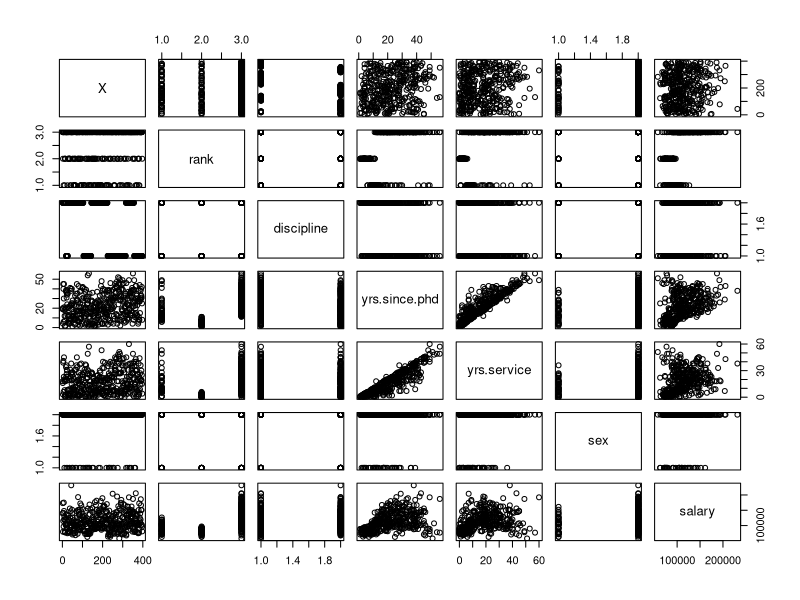
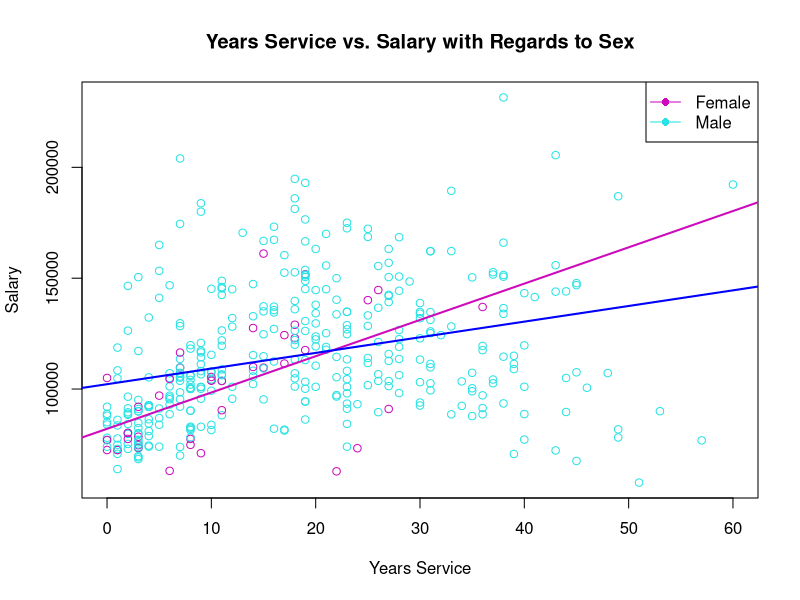
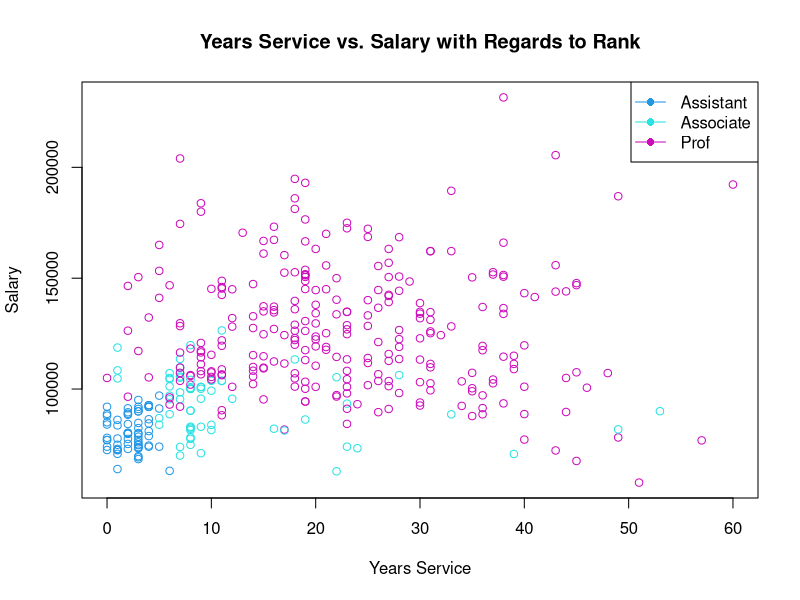
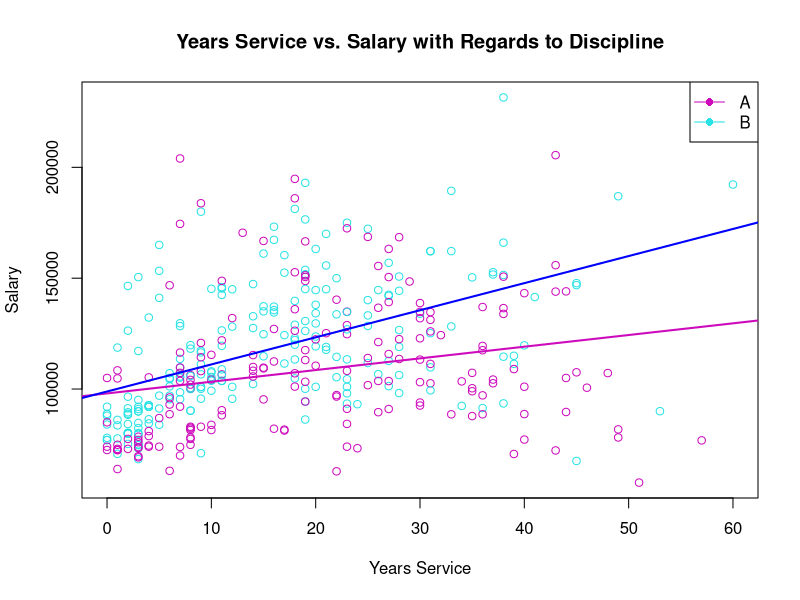
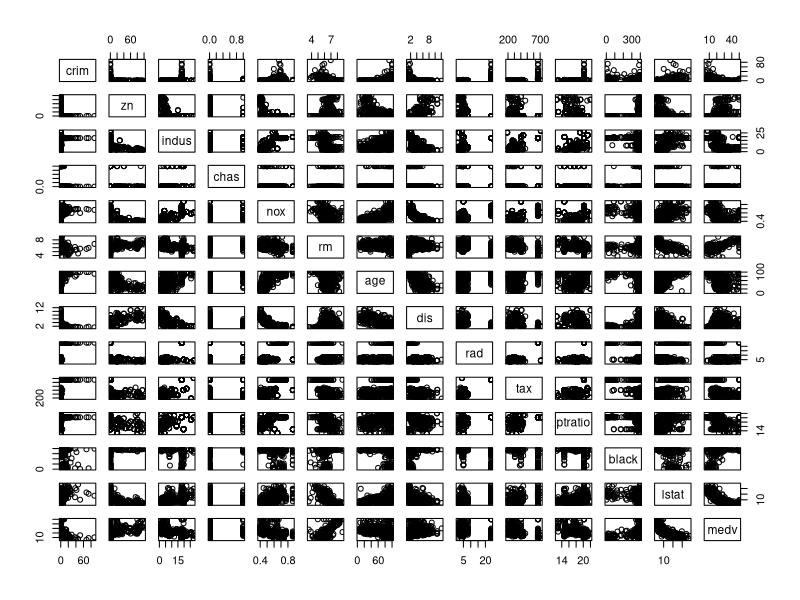
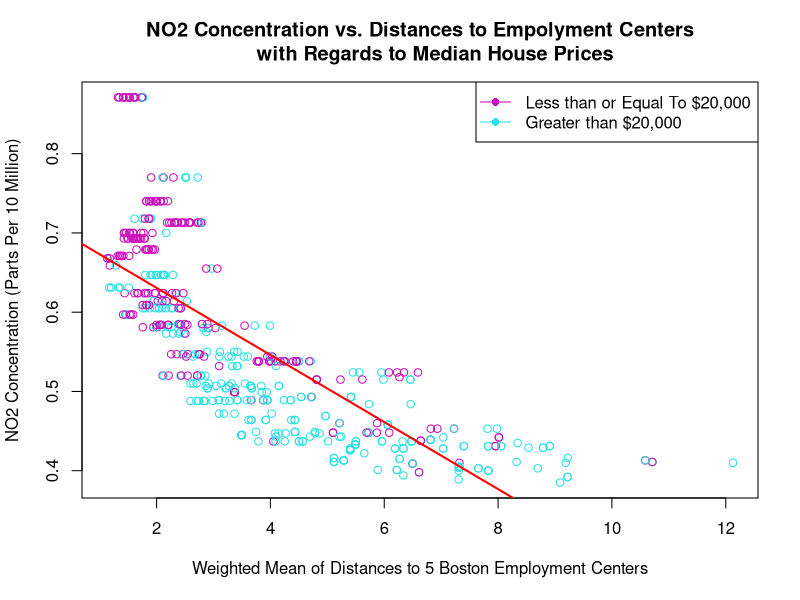
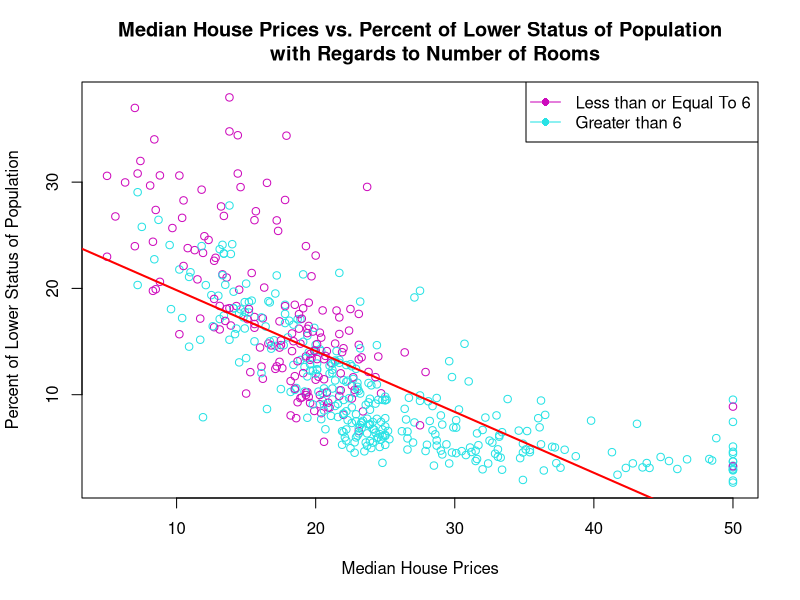
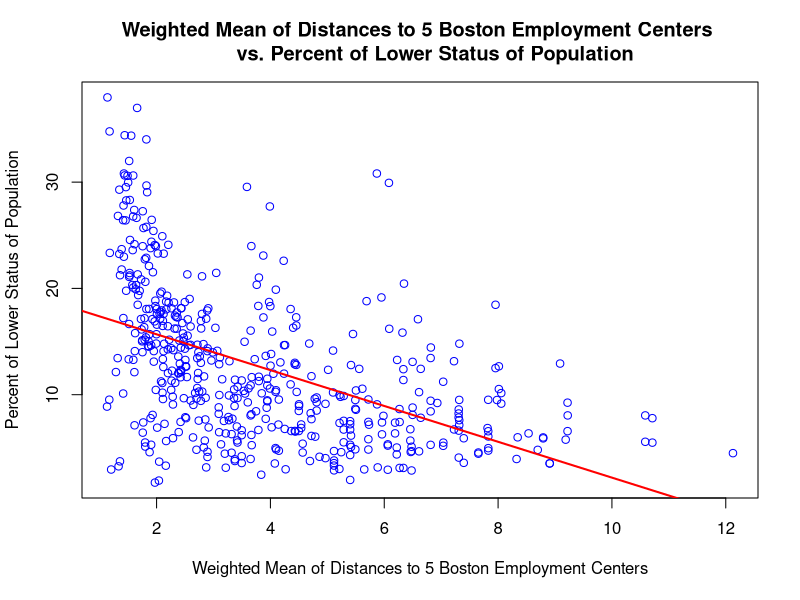

Write the R code that produced these figures, in order.
# Problem 1

money.data <- read.csv("Salaries.csv")
money.data
head(money.data)
summary(money.data)
plot(money.data)

# 1) Do men and women make a discernable difference overall in their salaries as
# their time as a professor progresses?
plot(money.data$yrs.service, money.data$salary, col=5 + (money.data$sex=="Female"),
     xlab="Years Service", 
     ylab="Salary",
     main="Years Service vs. Salary with Regards to Sex")
# Add a legend
legend("topright", lty=1, col=c(6,5), pch=c(16, 16), legend=c("Female", "Male"))
# Add trend line for women
abline(lm(salary~yrs.service, data=subset(money.data, sex=="Female")), col=6, lwd=2)
# Add trend line for men
abline(lm(salary~yrs.service, data=subset(money.data, sex=="Male")), col="blue", lwd=2)


# 2) Relative to salary, what are typical times in terms of years of service for each rank?

# Function to determine a numeric marker for rank
rank_marker <- function(rank) {
  r <- rank
  rmark = 0
  if(r == "Prof") {
    rmark = 2
  }
  else if(r == "AssocProf") {
    rmark = 1
  }
  rmark
}

# Add a numeric marker column for rank
money.data["rmark"] = sapply(money.data$rank, rank_marker)

plot(money.data$yrs.service, money.data$salary, col=4 + (money.data$rmark),
     xlab="Years Service", 
     ylab="Salary",
     main="Years Service vs. Salary with Regards to Rank")
# Add a legend
legend("topright", lty=1, col=4:6, pch=c(16, 16, 16), legend=c("Assistant",
                                                               "Associate", "Prof"))

# Table with average times of service per rank
avg1 <- aggregate(yrs.service~rank, money.data, FUN=mean, na.rm=TRUE)
print(avg1)


# 3)	What general relationship exists between discipline and salary as time of
# service progresses?

plot(money.data$yrs.service, money.data$salary, col=5 + (money.data$discipline=="A"),
     xlab="Years Service", 
     ylab="Salary",
     main="Years Service vs. Salary with Regards to Discipline")
# Add a legend
legend("topright", lty=1, col=c(6,5), pch=c(16, 16), legend=c("A", "B"))
# Add trend line for discipline A
abline(lm(salary~yrs.service, data=subset(money.data, discipline=="A")), col=6, lwd=2)
# Add trend line for discipline B
abline(lm(salary~yrs.service, data=subset(money.data, discipline=="B")), col="blue", lwd=2)

# Table with average times of service per discipline
avg3 <- aggregate(yrs.service~discipline, money.data, FUN=mean, na.rm=TRUE)
print(avg3)


# Problem 2

library(MASS)
data(Boston)
?Boston # Boston documentation
Boston
head(Boston)
summary(Boston)
plot(Boston)

plot(Boston$dis, Boston$nox, col=5 + (Boston$medv<=20),
     xlab="Weighted Mean of Distances to 5 Boston Employment Centers", 
     ylab="NO2 Concentration (Parts Per 10 Million)",
     main="NO2 Concentration vs. Distances to Empolyment Centers
     with Regards to Median House Prices")
# Add a legend
legend("topright", lty=1, col=c(6,5), pch=c(16, 16), legend=c("Less than or Equal To $20,000",
                                                              "Greater than $20,000"))
# Add trend line
abline(lm(nox~dis, data=subset(Boston)), col="red", lwd=2)


plot(Boston$medv, Boston$lstat, col=5 + (Boston$rm<=6),
     xlab="Median House Prices", 
     ylab="Percent of Lower Status of Population",
     main="Median House Prices vs. Percent of Lower Status of Population
     with Regards to Number of Rooms")
# Add a legend
legend("topright", lty=1, col=c(6,5), pch=c(16, 16), legend=c("Less than or Equal To 6",
                                                              "Greater than 6"))
# Add trend line
abline(lm(lstat~medv, data=subset(Boston)), col="red", lwd=2)


plot(Boston$dis, Boston$lstat, col="blue",
     xlab="Weighted Mean of Distances to 5 Boston Employment Centers", 
     ylab="Percent of Lower Status of Population",
     main="Weighted Mean of Distances to 5 Boston Employment Centers \
     vs. Percent of Lower Status of Population")
# Add trend line
abline(lm(lstat~dis, data=subset(Boston)), col="red", lwd=2)



# dframe("log price") <- log(dframe$price)